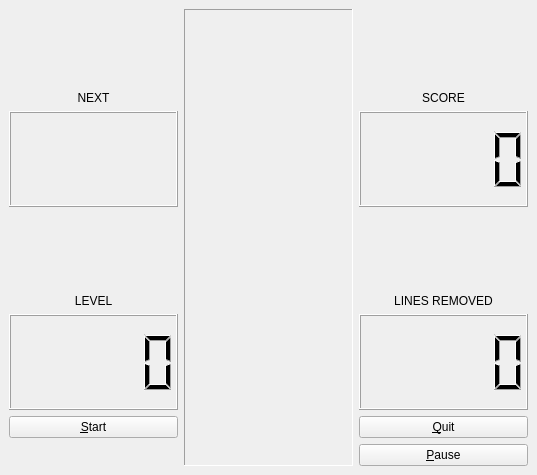
<?xml version="1.0" encoding="UTF-8"?>
<ui version="4.0">
 <class>TetrixWindow</class>
 <widget class="QWidget" name="TetrixWindow">
  <property name="geometry">
   <rect>
    <x>0</x>
    <y>0</y>
    <width>537</width>
    <height>475</height>
   </rect>
  </property>
  <property name="windowTitle">
   <string>Tetrix</string>
  </property>
  <layout class="QVBoxLayout">
   <property name="spacing">
    <number>6</number>
   </property>
   <property name="margin" stdset="0">
    <number>9</number>
   </property>
   <item>
    <layout class="QGridLayout">
     <property name="margin" stdset="0">
      <number>0</number>
     </property>
     <property name="spacing">
      <number>6</number>
     </property>
     <item row="4" column="0">
      <widget class="QPushButton" name="startButton">
       <property name="focusPolicy">
        <enum>Qt::FocusPolicy::NoFocus</enum>
       </property>
       <property name="text">
        <string>&amp;Start</string>
       </property>
      </widget>
     </item>
     <item row="3" column="2">
      <widget class="QLCDNumber" name="linesLcd">
       <property name="segmentStyle">
        <enum>QLCDNumber::SegmentStyle::Filled</enum>
       </property>
      </widget>
     </item>
     <item row="2" column="2">
      <widget class="QLabel" name="linesRemovedLabel">
       <property name="text">
        <string>LINES REMOVED</string>
       </property>
       <property name="alignment">
        <set>Qt::AlignmentFlag::AlignBottom|Qt::AlignmentFlag::AlignHCenter</set>
       </property>
      </widget>
     </item>
     <item row="5" column="2">
      <widget class="QPushButton" name="pauseButton">
       <property name="focusPolicy">
        <enum>Qt::FocusPolicy::NoFocus</enum>
       </property>
       <property name="text">
        <string>&amp;Pause</string>
       </property>
      </widget>
     </item>
     <item row="1" column="2">
      <widget class="QLCDNumber" name="scoreLcd">
       <property name="segmentStyle">
        <enum>QLCDNumber::SegmentStyle::Filled</enum>
       </property>
      </widget>
     </item>
     <item row="0" column="1" rowspan="6">
      <widget class="TetrixBoard" name="board">
       <property name="focusPolicy">
        <enum>Qt::FocusPolicy::StrongFocus</enum>
       </property>
       <property name="frameShape">
        <enum>QFrame::Shape::Panel</enum>
       </property>
       <property name="frameShadow">
        <enum>QFrame::Shadow::Sunken</enum>
       </property>
      </widget>
     </item>
     <item row="2" column="0">
      <widget class="QLabel" name="levelLabel">
       <property name="text">
        <string>LEVEL</string>
       </property>
       <property name="alignment">
        <set>Qt::AlignmentFlag::AlignBottom|Qt::AlignmentFlag::AlignHCenter</set>
       </property>
      </widget>
     </item>
     <item row="0" column="0">
      <widget class="QLabel" name="nextLabel">
       <property name="text">
        <string>NEXT</string>
       </property>
       <property name="alignment">
        <set>Qt::AlignmentFlag::AlignBottom|Qt::AlignmentFlag::AlignHCenter</set>
       </property>
      </widget>
     </item>
     <item row="3" column="0">
      <widget class="QLCDNumber" name="levelLcd">
       <property name="segmentStyle">
        <enum>QLCDNumber::SegmentStyle::Filled</enum>
       </property>
      </widget>
     </item>
     <item row="0" column="2">
      <widget class="QLabel" name="scoreLabel">
       <property name="text">
        <string>SCORE</string>
       </property>
       <property name="alignment">
        <set>Qt::AlignmentFlag::AlignBottom|Qt::AlignmentFlag::AlignHCenter</set>
       </property>
      </widget>
     </item>
     <item row="1" column="0">
      <widget class="QLabel" name="nextPieceLabel">
       <property name="frameShape">
        <enum>QFrame::Shape::Box</enum>
       </property>
       <property name="frameShadow">
        <enum>QFrame::Shadow::Raised</enum>
       </property>
       <property name="text">
        <string/>
       </property>
       <property name="alignment">
        <set>Qt::AlignmentFlag::AlignCenter</set>
       </property>
      </widget>
     </item>
     <item row="4" column="2">
      <widget class="QPushButton" name="quitButton">
       <property name="focusPolicy">
        <enum>Qt::FocusPolicy::NoFocus</enum>
       </property>
       <property name="text">
        <string>&amp;Quit</string>
       </property>
      </widget>
     </item>
    </layout>
   </item>
  </layout>
 </widget>
 <customwidgets>
  <customwidget>
   <class>TetrixBoard</class>
   <extends>QFrame</extends>
   <header>tetrixboard.h</header>
   <container>1</container>
  </customwidget>
 </customwidgets>
 <resources/>
 <connections/>
</ui>
